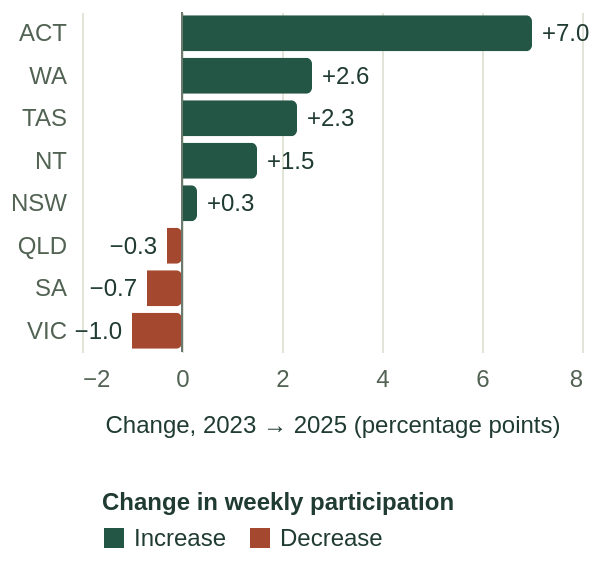

This figure's Vega-Lite source:
### Vega-Lite specification from a JSON file in a GitHub repository (floating-point values rounded to 4 significant figures)
{"$schema": "https://vega.github.io/schema/vega-lite/v5.json", "width": "container", "autosize": {"type": "fit", "contains": "padding", "resize": true}, "config": {"background": "transparent", "font": "Arial", "view": {"stroke": null}, "axis": {"labelColor": "#526354", "titleColor": "#203b32", "gridColor": "#e1e4d9", "domain": false, "ticks": false, "labelFontSize": 12, "titleFontSize": 12, "titleFontWeight": "normal", "labelPadding": 8, "titlePadding": 12}, "legend": {"labelColor": "#203b32", "titleColor": "#203b32", "labelFontSize": 12, "titleFontSize": 12, "orient": "bottom", "padding": 10, "labelLimit": 270, "columns": 1}, "title": {"anchor": "start", "color": "#203b32", "fontSize": 15}, "text": {"fontSize": 12}}, "description": "Change in weekly participation from 2023 to 2025 in percentage points. These point estimates do not establish statistical significance.", "height": 290, "data": {"values": [{"state": "NSW", "before": 14.5, "after": 14.8, "change": 0.3}, {"state": "QLD", "before": 14.4, "after": 14.1, "change": -0.3}, {"state": "VIC", "before": 16.7, "after": 15.7, "change": -1}, {"state": "WA", "before": 13.9, "after": 16.5, "change": 2.6}, {"state": "ACT", "before": 13, "after": 20, "change": 7}, {"state": "SA", "before": 12.5, "after": 11.8, "change": -0.7}, {"state": "NT", "before": 16.1, "after": 17.6, "change": 1.5}, {"state": "TAS", "before": 11.5, "after": 13.8, "change": 2.3}]}, "layer": [{"mark": {"type": "bar", "cornerRadiusEnd": 3, "height": 18}, "encoding": {"x": {"field": "change", "type": "quantitative", "title": "Change, 2023 → 2025 (percentage points)", "scale": {"domain": [-2, 8]}, "axis": {"values": [-2, 0, 2, 4, 6, 8]}}, "y": {"field": "state", "type": "nominal", "title": null, "sort": ["ACT", "WA", "TAS", "NT", "NSW", "QLD", "SA", "VIC"]}, "color": {"field": "direction", "type": "nominal", "title": "Change in weekly participation", "scale": {"domain": ["Increase", "Decrease"], "range": ["#245646", "#a4482f"]}, "legend": {"orient": "bottom", "direction": "horizontal", "columns": 2}}, "tooltip": [{"field": "state", "type": "nominal", "title": "State"}, {"field": "before", "type": "quantitative", "title": "2023 (%)"}, {"field": "after", "type": "quantitative", "title": "2025 (%)"}, {"field": "change", "type": "quantitative", "title": "Change (points)"}]}}, {"mark": {"type": "rule", "color": "#6c796f"}, "encoding": {"x": {"datum": 0}}}, {"mark": {"type": "text", "align": "left", "dx": 5, "color": "#203b32", "fontSize": 12}, "encoding": {"x": {"field": "change", "type": "quantitative"}, "y": {"field": "state", "type": "nominal", "sort": ["ACT", "WA", "TAS", "NT", "NSW", "QLD", "SA", "VIC"]}, "text": {"field": "change", "format": "+.1f"}}, "transform": [{"filter": "datum.change>=0"}]}, {"mark": {"type": "text", "align": "right", "dx": -5, "color": "#203b32", "fontSize": 12}, "encoding": {"x": {"field": "change", "type": "quantitative"}, "y": {"field": "state", "type": "nominal", "sort": ["ACT", "WA", "TAS", "NT", "NSW", "QLD", "SA", "VIC"]}, "text": {"field": "change", "format": "+.1f"}}, "transform": [{"filter": "datum.change<0"}]}], "transform": [{"calculate": "datum.change>=0 ? 'Increase' : 'Decrease'", "as": "direction"}]}
